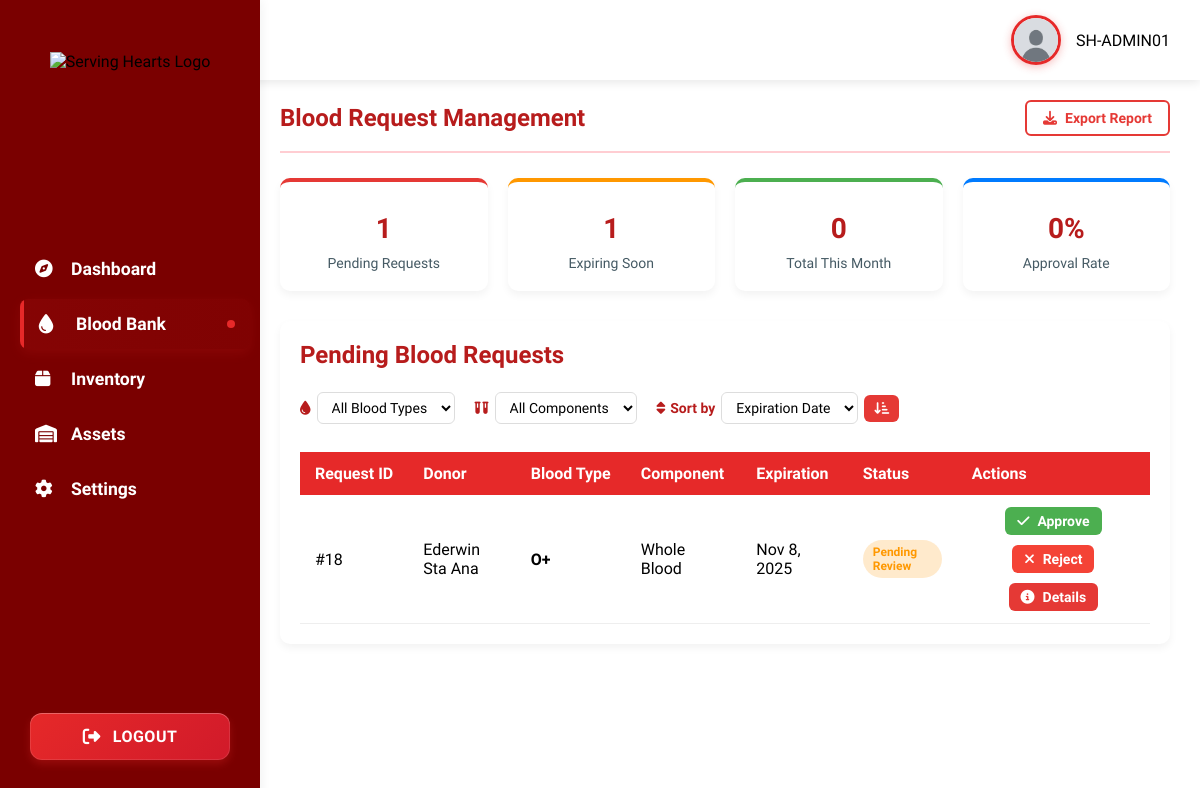
/ADMIN/INVENTORY/index.php (signed in), run on the app's committed database.
### tables this page shows
CREATE TABLE `users` (
  `id` int(11) NOT NULL AUTO_INCREMENT,
  `username` varchar(50) NOT NULL,
  `email` varchar(255) DEFAULT NULL,
  `phone_number` varchar(20) DEFAULT NULL,
  `messenger` varchar(100) DEFAULT NULL,
  `password` varchar(255) NOT NULL,
  `role` enum('admin','user') DEFAULT 'admin',
  `created_at` timestamp NOT NULL DEFAULT current_timestamp(),
  PRIMARY KEY (`id`),
  UNIQUE KEY `username` (`username`)
);

CREATE TABLE `blood_transactions` (
  `transaction_id` int(11) NOT NULL AUTO_INCREMENT,
  `inventory_id` int(11) NOT NULL,
  `patient_name` varchar(255) NOT NULL,
  `hospital` varchar(255) DEFAULT NULL,
  `notes` text DEFAULT NULL,
  `processed_by` int(11) DEFAULT NULL,
  `transaction_type` enum('IN','OUT') NOT NULL,
  `quantity` int(11) NOT NULL DEFAULT 1,
  `created_by` int(11) NOT NULL,
  `created_at` datetime DEFAULT current_timestamp(),
  PRIMARY KEY (`transaction_id`),
  KEY `inventory_id` (`inventory_id`),
  KEY `created_by` (`created_by`)
);

CREATE TABLE `donors` (
  `donor_id` int(11) NOT NULL AUTO_INCREMENT,
  `full_name` varchar(150) NOT NULL,
  `blood_type` enum('A+','A-','B+','B-','AB+','AB-','O+','O-') NOT NULL,
  `contact_number` varchar(20) DEFAULT NULL,
  `unique_number` varchar(50) NOT NULL,
  `status` enum('Active','Inactive') DEFAULT 'Active',
  PRIMARY KEY (`donor_id`),
  UNIQUE KEY `unique_number` (`unique_number`)
);

CREATE TABLE `blood_inventory` (
  `inventory_id` int(11) NOT NULL AUTO_INCREMENT,
  `donor_id` int(11) DEFAULT NULL,
  `drive_id` int(11) DEFAULT NULL,
  `blood_type` enum('A+','A-','B+','B-','AB+','AB-','O+','O-') NOT NULL,
  `component` enum('Whole Blood','RBC','Plasma','Platelets','Cryoprecipitate') NOT NULL,
  `collection_date` datetime NOT NULL,
  `expiration_date` datetime NOT NULL,
  `status` enum('available','pending','approved','rejected','used','out_of_stock','expired') DEFAULT 'available',
  `request_uid` varchar(50) DEFAULT NULL,
  `added_by` varchar(255) NOT NULL,
  `split_from` int(11) DEFAULT NULL,
  PRIMARY KEY (`inventory_id`),
  KEY `drive_id` (`drive_id`),
  KEY `blood_inventory_ibfk_1` (`donor_id`)
);

### ADMIN/INVENTORY/index.php (the view, shortened to what this page needs)
<?php
include('../testsidebar.php');
include('../../config/db.php');
$pendingCountSql = "SELECT COUNT(*) as count FROM blood_transactions t
                    JOIN blood_inventory bi ON t.inventory_id = bi.inventory_id
                    WHERE t.transaction_type = 'out' AND bi.status = 'pending'";
$pendingResult = $conn->query($pendingCountSql);
$pendingCount = $pendingResult->fetch_assoc()['count'];
$expiringSoonSql = "SELECT COUNT(*) as count FROM blood_transactions t
                    JOIN blood_inventory bi ON t.inventory_id = bi.inventory_id
                    WHERE t.transaction_type = 'out' AND bi.status = 'pending'
                    AND bi.expiration_date <= DATE_ADD(CURDATE(), INTERVAL 7 DAY)";
$expiringResult = $conn->query($expiringSoonSql);
$expiringCount = $expiringResult->fetch_assoc()['count'];
$monthlyTotalSql = "SELECT COUNT(*) as count FROM blood_transactions
                    WHERE transaction_type = 'out'
                    AND MONTH(created_at) = MONTH(CURDATE())
                    AND YEAR(created_at) = YEAR(CURDATE())";
$monthlyResult = $conn->query($monthlyTotalSql);
$monthlyCount = $monthlyResult->fetch_assoc()['count'];
$approvalRateSql = "SELECT
                    (SELECT COUNT(*) FROM blood_transactions WHERE transaction_type = 'approved_out') /
                    GREATEST((SELECT COUNT(*) FROM blood_transactions WHERE transaction_type IN ('approved_out', 'rejected_out')), 1) * 100 as rate";
$approvalResult = $conn->query($approvalRateSql);
$approvalRate = round($approvalResult->fetch_assoc()['rate'], 0);
$sortBy = isset($_GET['sort_by']) ? $_GET['sort_by'] : 'expiration_date';
$sortOrder = isset($_GET['sort_order']) ? $_GET['sort_order'] : 'ASC';
$sql = "
SELECT
    t.transaction_id,
    t.inventory_id,
    t.quantity,
    t.transaction_type,
    t.patient_name,
    t.hospital,
    t.notes,
    t.created_at,
    t.created_by,
    bi.blood_type,
    bi.component,
    bi.collection_date,
    bi.expiration_date,
    bi.status,
    d.full_name AS donor_name
FROM blood_transactions t
JOIN blood_inventory bi ON t.inventory_id = bi.inventory_id
LEFT JOIN donors d ON bi.donor_id = d.donor_id
WHERE t.transaction_type = 'out' AND bi.status = 'pending'
";
$validSortColumns = ['expiration_date', 'collection_date', 'blood_type', 'component'];
$validSortOrders = ['ASC', 'DESC'];
if (in_array($sortBy, $validSortColumns) && in_array($sortOrder, $validSortOrders)) {
    $sql .= " ORDER BY " . $sortBy . " " . $sortOrder;
} else {
    $sql .= " ORDER BY expiration_date ASC";
}
$result = $conn->query($sql);
?>
<!DOCTYPE html>
<html lang="en">
<head>
    <link rel="stylesheet" href="https://cdnjs.cloudflare.com/ajax/libs/font-awesome/6.4.0/css/all.min.css">
</head>
<body>
    <div class="main-content">
        <div class="page-header">
            <h1 class="page-title">Blood Request Management</h1>
            <button class="btn btn-outline" onclick="exportReport()">
                <i class="fas fa-download"></i> Export Report
            </button>
        </div>
        <div class="stats-cards">
            <div class="stat-card primary">
                <div class="stat-number"><?php echo $pendingCount; ?></div>
                <div class="stat-label">Pending Requests</div>
            </div>
            <div class="stat-card warning">
                <div class="stat-number"><?php echo $expiringCount; ?></div>
                <div class="stat-label">Expiring Soon</div>
            </div>
            <div class="stat-card total">
                <div class="stat-number"><?php echo $monthlyCount; ?></div>
                <div class="stat-label">Total This Month</div>
            </div>
            <div class="stat-card approved">
                <div class="stat-number"><?php echo $approvalRate; ?>%</div>
                <div class="stat-label">Approval Rate</div>
            </div>
        </div>
        <div class="requests-table-container">
            <div class="table-header">
                <h2 class="table-title">Pending Blood Requests</h2>
                <form method="GET" action="" id="filterForm" class="filter-toolbar">
                    <div class="filter-group">
                        <label><i class="fas fa-tint"></i></label>
                        <select name="blood_type" onchange="this.form.submit()">
                            <option value="">All Blood Types</option>
                        </select>
                    </div>
                    <div class="filter-group">
                        <label><i class="fas fa-vials"></i></label>
                        <select name="component" onchange="this.form.submit()">
                            <option value="">All Components</option>
                        </select>
                    </div>
                    <div class="filter-group">
                        <label><i class="fas fa-sort"></i> Sort by</label>
                        <select name="sort_by" onchange="this.form.submit()">
                            <option value="expiration_date" <?php echo ($sortBy == 'expiration_date') ? 'selected' : ''; ?>>Expiration Date</option>
                        </select>
                        <button type="submit" name="sort_order" value="<?php echo $sortOrder == 'ASC' ? 'DESC' : 'ASC'; ?>" class="sort-btn">
                            <i class="fas fa-sort-<?php echo strtolower($sortOrder) == 'asc' ? 'amount-down-alt' : 'amount-up-alt'; ?>"></i>
                        </button>
                    </div>
                </form>
            </div>
            <?php if ($result && $result->num_rows > 0): ?>
            <table>
                <thead>
                    <tr>
                        <th>Request ID</th>
                        <th>Donor</th>
                        <th>Blood Type</th>
                        <th>Component</th>
                        <th>Expiration</th>
                        <th>Status</th>
                        <th>Actions</th>
                    </tr>
                </thead>
                <tbody>
                    <?php while($row = $result->fetch_assoc()): ?>
                    <tr>
                        <td>#<?= htmlspecialchars($row['transaction_id']); ?></td>
                        <td><?= htmlspecialchars($row['donor_name']); ?></td>
                        <td><strong><?= htmlspecialchars($row['blood_type']); ?></strong></td>
                        <td><?= htmlspecialchars($row['component']); ?></td>
                        <td><?= date('M j, Y', strtotime($row['expiration_date'])); ?></td>
                        <td><span class="status-badge status-pending">Pending Review</span></td>
                        <td>
                            <div class="action-buttons">
                                <form method="POST" action="process_request.php" class="approve-form">
                                    <button type="submit" class="btn btn-sm btn-success">
                                        <i class="fas fa-check"></i> Approve
                                    </button>
                                </form>
                                <form method="POST" action="process_request.php" class="reject-form">
                                    <button type="submit" class="btn btn-sm btn-danger">
                                        <i class="fas fa-times"></i> Reject
                                    </button>
                                </form>
                                <button class="btn btn-sm btn-primary" onclick="showPatientDetails(
                                    '<?= htmlspecialchars($row['patient_name']); ?>',
                                    '<?= htmlspecialchars($row['hospital']); ?>',
                                    '<?= htmlspecialchars($row['notes']); ?>',
                                    '<?= htmlspecialchars($row['blood_type']); ?>',
                                    '<?= htmlspecialchars($row['component']); ?>',
                                    '<?= htmlspecialchars($row['collection_date']); ?>',
                                    '<?= htmlspecialchars($row['expiration_date']); ?>',
                                    '<?= $row['transaction_id']; ?>'
                                )">
                                    <i class="fas fa-info-circle"></i> Details
                                </button>
                            </div>
                        </td>
                    </tr>
                    <?php endwhile; ?>
                </tbody>
            </table>
            <?php endif; ?>
        </div>
    </div>
</body>
</html>

### ADMIN/testsidebar.php (shortened to what this page needs)
<?php
require_once __DIR__ . "/../config/db.php";
$user_id = $_SESSION['user_id'] ?? null;
$username = "Guest";
$avatar = BASE_URL . "/files/default-avatar.jpg";
if ($user_id) {
    $sql = "SELECT username FROM users WHERE id = ?";
    $stmt = $conn->prepare($sql);
    $stmt->bind_param("i", $user_id);
    $stmt->execute();
    $result = $stmt->get_result();
    if ($row = $result->fetch_assoc()) {
        $username = htmlspecialchars($row['username']);
    }
}
$role = isset($_SESSION['role']) ? strtolower($_SESSION['role']) : 'user';
$currentPath = $_SERVER['REQUEST_URI'];
$activeItem = '';
if (strpos($currentPath, 'INVENTORY') !== false) {
    $activeItem = 'inventory';
} elseif (strpos($currentPath, 'THINGS') !== false) {
    $activeItem = 'things';
} elseif (strpos($currentPath, 'ASSETS') !== false) {
    $activeItem = 'assets';
} elseif (strpos($currentPath, 'SETTINGS') !== false) {
    $activeItem = 'settings';
} else {
    $activeItem = 'dashboard';
}
$basePath = ($role === 'admin') ? BASE_URL . "/ADMIN" : BASE_URL . "/USER";
?>
<!DOCTYPE html>
<html lang="en">
<head>
    <link rel="stylesheet" href="https://cdnjs.cloudflare.com/ajax/libs/font-awesome/6.4.2/css/all.min.css">
</head>
<body>
    <header class="header-container">
        <div class="header-title">
        </div>
        <div class="profile-dropdown">
            <img src="<?= $avatar ?>" alt="Profile Picture">
            <span><?= $username ?></span>
        </div>
    </header>
    <aside class="sidebar" id="sidebar">
        <div class="logo">
            <img src="/servinghearts/images/shlogo.png" alt="Serving Hearts Logo">
        </div>
        <nav class="main-nav">
            <ul>
                <li>
                    <a href="<?php echo $basePath; ?>/index.php" class="<?php echo $activeItem === 'dashboard' ? 'active' : ''; ?>">
                        <i class="fa-solid fa-compass"></i> Dashboard
                    </a>
                </li>
                <li>
                    <a href="<?php echo $basePath; ?>/INVENTORY/index.php" class="<?php echo $activeItem === 'inventory' ? 'active' : ''; ?>">
                        <i class="fa-solid fa-droplet"></i> Blood Bank
                    </a>
                </li>
                <li>
                    <a href="<?php echo $basePath; ?>/THINGS/index.php" class="<?php echo $activeItem === 'things' ? 'active' : ''; ?>">
                        <i class="fa-solid fa-box"></i> Inventory
                    </a>
                </li>
                <li>
                    <a href="<?php echo $basePath; ?>/ASSETS/index.php" class="<?php echo $activeItem === 'assets' ? 'active' : ''; ?>">
                        <i class="fa-solid fa-warehouse"></i> Assets
                    </a>
                </li>
                <li>
                    <a href="<?php echo $basePath; ?>/SETTINGS/index.php" class="<?php echo $activeItem === 'settings' ? 'active' : ''; ?>">
                        <i class="fas fa-cog"></i> Settings
                    </a>
                </li>
            </ul>
            <div class="logout-container">
                <button class="logout-btn" id="logoutBtn">
                    <i class="fas fa-sign-out-alt"></i> Logout
                </button>
            </div>
        </nav>
    </aside>
</body>
</html>

### data on the page
users: username "SH-ADMIN01"
blood_transactions: transaction_id "18", donors.full_name "Ederwin Sta Ana", inventory.blood_type "O+", inventory.component "Whole Blood", inventory.expiration_date "Nov 8, 2025"

### other printed values
$pendingCount "1"
$expiringCount "1"
$monthlyCount "0"
$approvalRate "0"
